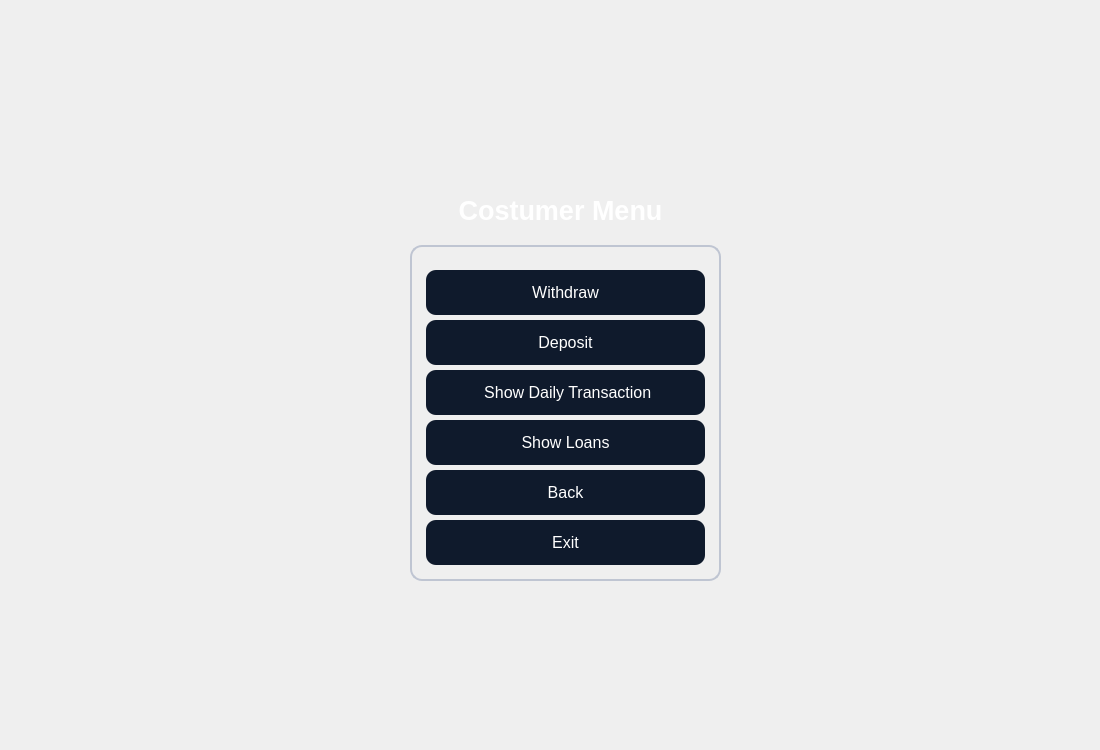
<?xml version="1.0" encoding="UTF-8"?>
<ui version="4.0">
 <class>thirdwindow12</class>
 <widget class="QDialog" name="thirdwindow12">
  <property name="geometry">
   <rect>
    <x>0</x>
    <y>0</y>
    <width>1100</width>
    <height>750</height>
   </rect>
  </property>
  <property name="windowTitle">
   <string>Dialog</string>
  </property>
  <property name="styleSheet">
   <string notr="true">QGroupBox {
    border: 1.5px solid #BFC5D2;
    border-radius: 12px;
    margin-top: 25px;
    color: white;
    font-family: &quot;Segoe UI Semibold&quot;;
    font-size: 14pt;
}

QGroupBox::title {
    subcontrol-origin: margin;
    padding: 4px 10px;
}
QPushButton {
    background-color: #0F1A2C;
    color: #FFFFFF;
	border-color: rgb(0, 0, 0);
    border-radius: 10px;
    font-family: &quot;Montserrat SemiBold&quot;;
    font-size: 12pt;
    padding: 6px 12px;
}

QPushButton:hover {
    background-color: #1A2942;
}

QPushButton:pressed {
    background-color: #09111A;
}
QLineEdit {
    background-color: #FFFFFF;
    border: 1px solid #C6D4E1;
    border-radius: 8px;
    padding: 6px;
    color: #0A1320;
    font-family: &quot;Inter&quot;;
    font-size: 11pt;
}

QLineEdit:focus {
    border: 1px solid #00B4FF;
    background-color: #F8FBFF;
}</string>
  </property>
  <widget class="QLabel" name="label_2">
   <property name="geometry">
    <rect>
     <x>430</x>
     <y>170</y>
     <width>261</width>
     <height>81</height>
    </rect>
   </property>
   <property name="styleSheet">
    <string notr="true">color: rgb(255, 255, 255);
font: 16pt &quot;Segoe UI&quot;;</string>
   </property>
   <property name="text">
    <string>&lt;html&gt;&lt;head/&gt;&lt;body&gt;&lt;p align=&quot;center&quot;&gt;&lt;span style=&quot; font-size:20pt; font-weight:700;&quot;&gt;Costumer Menu&lt;/span&gt;&lt;/p&gt;&lt;/body&gt;&lt;/html&gt;</string>
   </property>
  </widget>
  <widget class="QGroupBox" name="groupBox">
   <property name="geometry">
    <rect>
     <x>410</x>
     <y>220</y>
     <width>311</width>
     <height>361</height>
    </rect>
   </property>
   <property name="minimumSize">
    <size>
     <width>0</width>
     <height>0</height>
    </size>
   </property>
   <property name="title">
    <string/>
   </property>
   <widget class="QPushButton" name="btn8">
    <property name="geometry">
     <rect>
      <x>16</x>
      <y>300</y>
      <width>279</width>
      <height>45</height>
     </rect>
    </property>
    <property name="minimumSize">
     <size>
      <width>0</width>
      <height>45</height>
     </size>
    </property>
    <property name="styleSheet">
     <string notr="true"/>
    </property>
    <property name="text">
     <string>Exit</string>
    </property>
   </widget>
   <widget class="QPushButton" name="btn7">
    <property name="geometry">
     <rect>
      <x>16</x>
      <y>250</y>
      <width>279</width>
      <height>45</height>
     </rect>
    </property>
    <property name="minimumSize">
     <size>
      <width>0</width>
      <height>45</height>
     </size>
    </property>
    <property name="styleSheet">
     <string notr="true"/>
    </property>
    <property name="text">
     <string>Back</string>
    </property>
   </widget>
   <widget class="QPushButton" name="btn2">
    <property name="geometry">
     <rect>
      <x>16</x>
      <y>100</y>
      <width>279</width>
      <height>45</height>
     </rect>
    </property>
    <property name="minimumSize">
     <size>
      <width>0</width>
      <height>45</height>
     </size>
    </property>
    <property name="styleSheet">
     <string notr="true"/>
    </property>
    <property name="text">
     <string>Deposit</string>
    </property>
   </widget>
   <widget class="QPushButton" name="btn3">
    <property name="geometry">
     <rect>
      <x>16</x>
      <y>200</y>
      <width>279</width>
      <height>45</height>
     </rect>
    </property>
    <property name="minimumSize">
     <size>
      <width>0</width>
      <height>45</height>
     </size>
    </property>
    <property name="styleSheet">
     <string notr="true"/>
    </property>
    <property name="text">
     <string>Show Loans</string>
    </property>
   </widget>
   <widget class="QPushButton" name="btn1">
    <property name="geometry">
     <rect>
      <x>16</x>
      <y>50</y>
      <width>279</width>
      <height>45</height>
     </rect>
    </property>
    <property name="minimumSize">
     <size>
      <width>0</width>
      <height>45</height>
     </size>
    </property>
    <property name="styleSheet">
     <string notr="true"/>
    </property>
    <property name="text">
     <string>Withdraw</string>
    </property>
   </widget>
   <widget class="QPushButton" name="btn4">
    <property name="geometry">
     <rect>
      <x>16</x>
      <y>150</y>
      <width>279</width>
      <height>45</height>
     </rect>
    </property>
    <property name="minimumSize">
     <size>
      <width>0</width>
      <height>45</height>
     </size>
    </property>
    <property name="styleSheet">
     <string notr="true"/>
    </property>
    <property name="text">
     <string> Show Daily Transaction</string>
    </property>
   </widget>
  </widget>
  <widget class="QLabel" name="label">
   <property name="geometry">
    <rect>
     <x>0</x>
     <y>0</y>
     <width>1100</width>
     <height>750</height>
    </rect>
   </property>
   <property name="styleSheet">
    <string notr="true">image: url(:/new/prefix1/bg.jpg);</string>
   </property>
   <property name="text">
    <string/>
   </property>
  </widget>
  <zorder>label</zorder>
  <zorder>label_2</zorder>
  <zorder>groupBox</zorder>
 </widget>
 <resources/>
 <connections/>
</ui>
